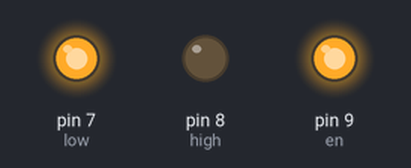
A sketch run on a simulated Arduino Uno, built with avr-gcc and run on an emulated ATmega328P. On the bench: output pins drawn as LEDs (lit = HIGH).

Above: at 0.1 s.
Timing chart, 0 to 1.6 s (numbered marks = the images above):
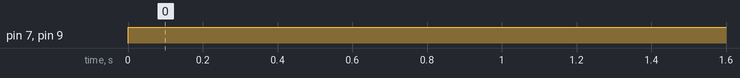

Measured:
- by itself, pin 7 (low), pin 9 (en): LOW → HIGH at 0.00 s

The sketch:

dc.ino
```cpp
const int low = 7;
const int high = 8;
const int en = 9;

void setup() {
  pinMode(low, OUTPUT);
  pinMode(high, OUTPUT);
  pinMode(en, OUTPUT);
}

void loop() {
  backward();
}

void forward() {
  digitalWrite(low, LOW);
  digitalWrite(high, HIGH);
  analogWrite(en, 255);
}

void backward() {
  digitalWrite(low, HIGH);
  digitalWrite(high, LOW);
  analogWrite(en, 255);
}
```
